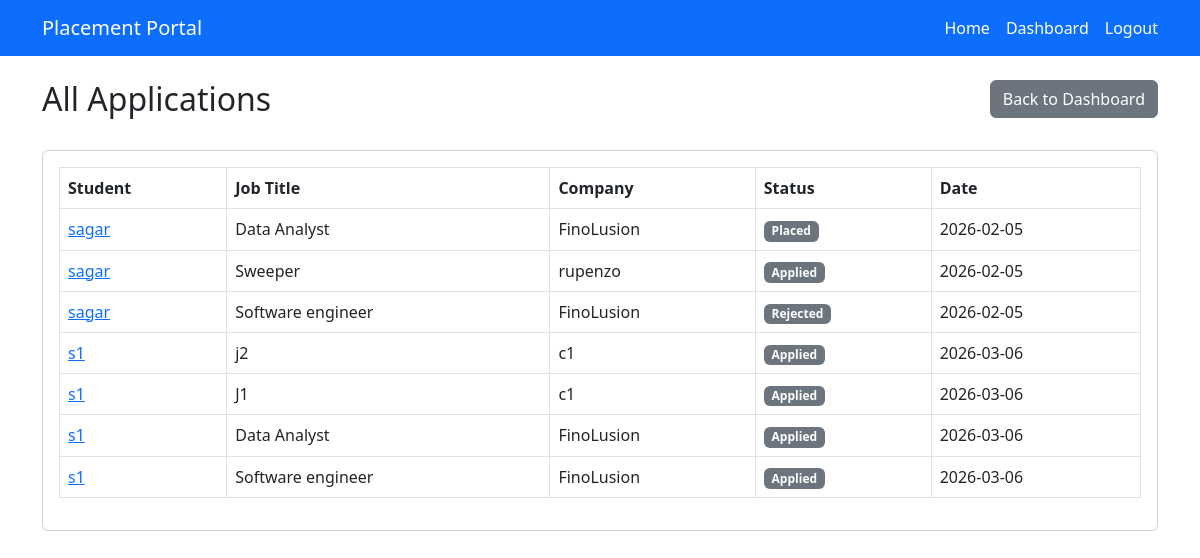
The page /admin/view/applications (signed in) on the database as committed earlier.
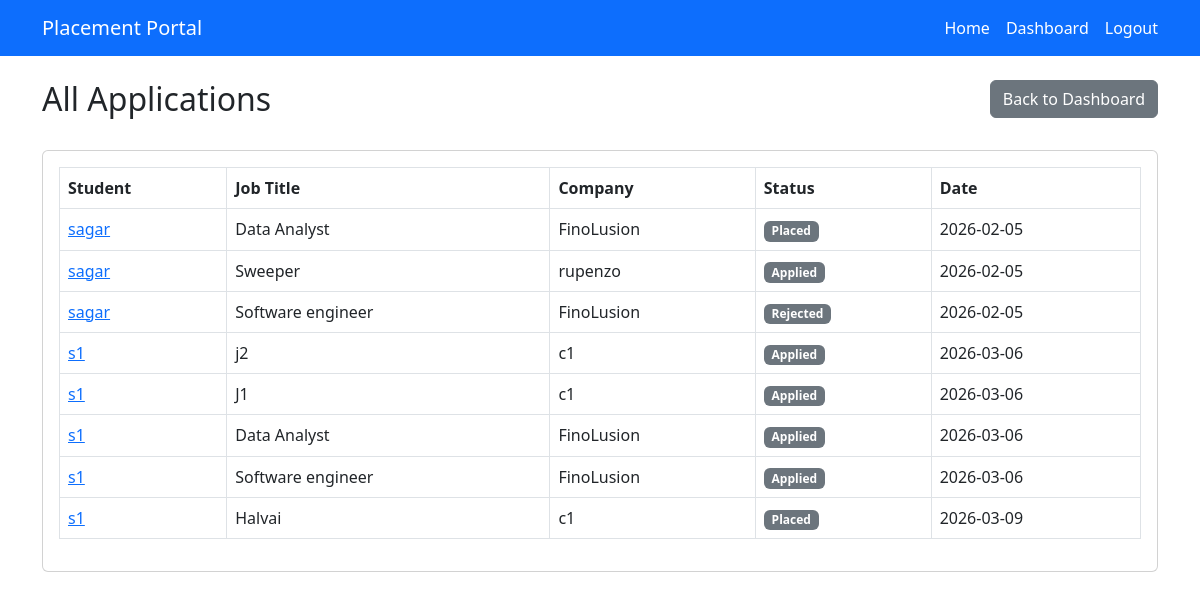
The same page on the database as committed later.
### models.py (models this page shows)
class Application(db.Model):
    id = db.Column(db.Integer, primary_key=True)
    student_id = db.Column(db.Integer, db.ForeignKey("student.id"), nullable=False)
    job_position_id = db.Column(db.Integer, db.ForeignKey("job_position.id"), nullable=False)
    status = db.Column(db.String(20), default="Applied")
    applied_on = db.Column(db.DateTime, default=datetime.utcnow)
    __table_args__ = (
        db.UniqueConstraint("student_id", "job_position_id", name="unique_application"),
    )
    placement = db.relationship("Placement", backref="application", uselist=False, lazy=True)

class Student(db.Model):
    id = db.Column(db.Integer, primary_key=True)
    name = db.Column(db.String(100), nullable=False)
    email = db.Column(db.String(100), unique=True, nullable=False)
    password = db.Column(db.String(200), nullable=False)
    department = db.Column(db.String(50))
    cgpa = db.Column(db.Float)
    resume = db.Column(db.String(200))
    is_active = db.Column(db.Boolean, default=True)
    applications = db.relationship("Application", backref="student", lazy=True)

class JobPosition(db.Model):
    id = db.Column(db.Integer, primary_key=True)
    company_id = db.Column(db.Integer, db.ForeignKey("company.id"), nullable=False)
    title = db.Column(db.String(100), nullable=False)
    description = db.Column(db.Text)
    eligibility = db.Column(db.String(200))
    deadline = db.Column(db.Date)
    posted_date = db.Column(db.DateTime, default=datetime.utcnow)
    skills = db.Column(db.String(200))
    experience = db.Column(db.String(50))
    salary = db.Column(db.String(50))
    status = db.Column(db.String(20), default="Pending")
    applications = db.relationship("Application", backref="job_position", lazy=True)

class Company(db.Model):
    id = db.Column(db.Integer, primary_key=True)
    name = db.Column(db.String(100), nullable=False)
    email = db.Column(db.String(100), unique=True, nullable=False)
    password = db.Column(db.String(200), nullable=False)
    website = db.Column(db.String(200))
    hr_contact = db.Column(db.String(20))
    is_approved = db.Column(db.Boolean, default=False)
    is_blacklisted = db.Column(db.Boolean, default=False)
    created_at = db.Column(db.DateTime, default=datetime.utcnow)
    job_positions = db.relationship("JobPosition", backref="company", lazy=True)

### app.py (the view)
    @app.route("/admin/view/applications")
    @login_required("admin")
    def view_applications():
        applications = Application.query.all()
        return render_template(
            "admin/view_applications.html",
            applications=applications
        )

### templates/admin/view_applications.html (shortened to what this page needs)
{% extends "base.html" %}
{% block content %}
<div class="row mb-4">
    <div class="col">
        <h2>All Applications</h2>
    </div>
    <div class="col text-end">
        <a href="{{ url_for('admin_dashboard') }}" class="btn btn-secondary">
            Back to Dashboard
        </a>
    </div>
</div>
<div class="card">
    <div class="card-body">
        <table class="table table-bordered">
            <thead>
                <tr>
                    <th>Student</th>
                    <th>Job Title</th>
                    <th>Company</th>
                    <th>Status</th>
                    <th>Date</th>
                </tr>
            </thead>
            <tbody>
                {% for app in applications %}
                <tr>
                    <td>
                        <a href="{{ url_for('view_student_profile', student_id=app.student.id) }}">
                            {{ app.student.name }}
                        </a>
                    </td>
                    <td>{{ app.job_position.title }}</td>
                    <td>{{ app.job_position.company.name }}</td>
                    <td>
                        <span class="badge bg-secondary">
                            {{ app.status }}
                        </span>
                    </td>
                    <td>{{ app.applied_on.strftime('%Y-%m-%d') }}</td>
                </tr>
                {% else %}
                <tr>
                    <td colspan="5" class="text-center">
                        No applications found.
                    </td>
                </tr>
                {% endfor %}
            </tbody>
        </table>
    </div>
</div>
{% endblock %}

Rows that differ between the two databases and show on the page:
added Application: student.name "s1", job_position "Halvai", job_position.company.name "c1", status "Placed", applied_on "2026-03-09"
